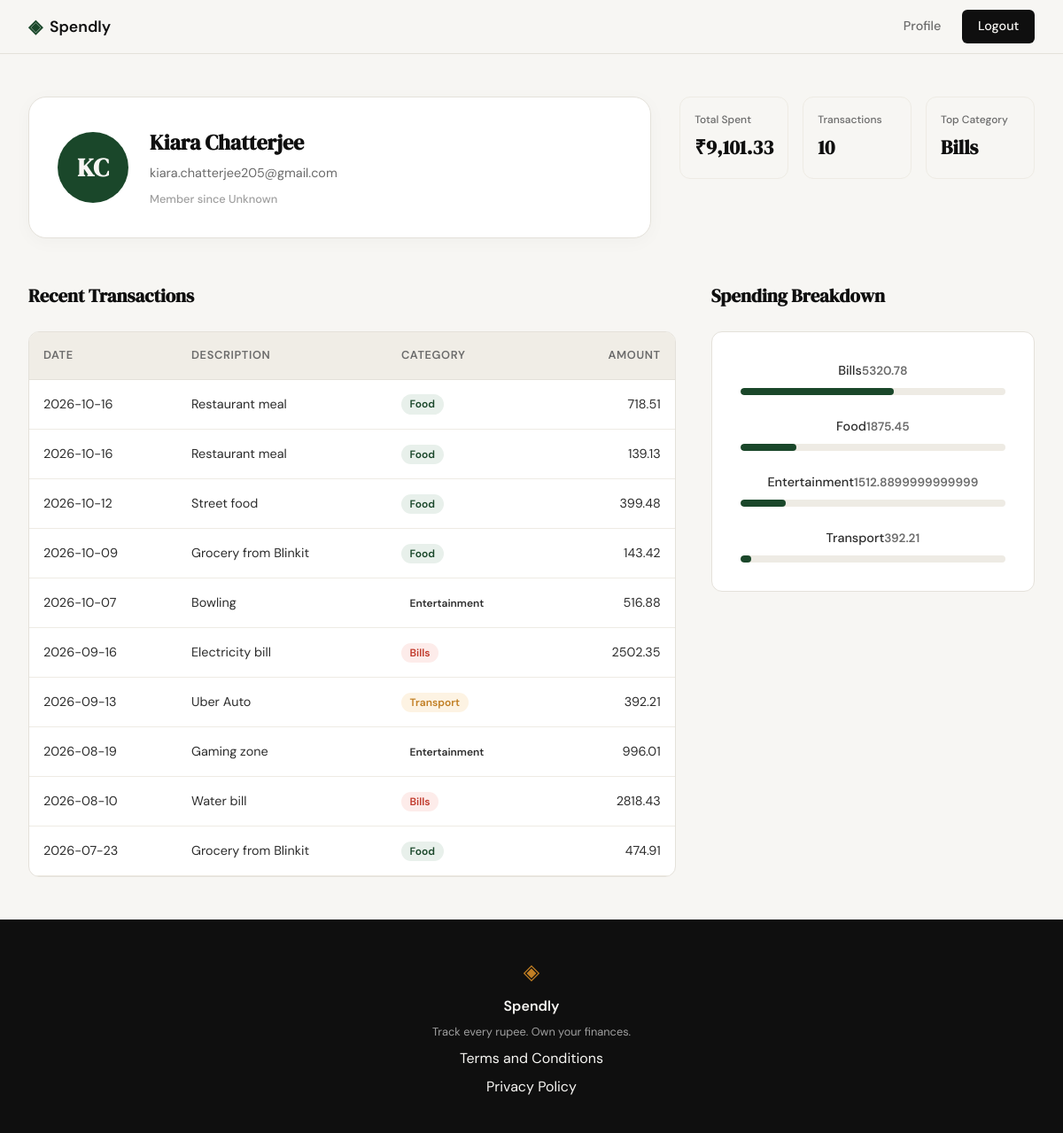
Screenshot of /profile (signed in) with the database file from the repository.
### tables this page shows
CREATE TABLE users (
                id INTEGER PRIMARY KEY AUTOINCREMENT,
                name TEXT NOT NULL,
                email TEXT NOT NULL UNIQUE,
                password TEXT NOT NULL
            );

CREATE TABLE expenses (
                id INTEGER PRIMARY KEY AUTOINCREMENT,
                user_id INTEGER NOT NULL,
                amount REAL NOT NULL,
                category TEXT NOT NULL,
                date TEXT NOT NULL,
                description TEXT,
                FOREIGN KEY (user_id) REFERENCES users (id)
            );

### app.py (the view)
@app.route("/profile")
def profile():
    user_id = session.get("user_id")
    if not user_id:
        flash("Please sign in to view your profile", "error")
        return redirect(url_for("login"))
    user_data = get_user_by_id(user_id)
    if not user_data:
        flash("User not found", "error")
        return redirect(url_for("login"))
    user = {
        "name": user_data["name"],
        "email": user_data["email"],
        "member_since": user_data["member_since"],
        "initials": "".join([n[0].upper() for n in user_data["name"].split()])
    }
    raw_stats = get_summary_stats(user_id)
    stats = {
        "total_spent": f"₹{raw_stats['total_spent']:,.2f}",
        "transaction_count": raw_stats["transaction_count"],
        "top_category": raw_stats["top_category"]
    }
    transactions = get_recent_transactions(user_id)
    categories = get_category_breakdown(user_id)
    return render_template(
        "profile.html",
        user=user,
        stats=stats,
        transactions=transactions,
        categories=categories
    )

### database/db.py (called while the page is built)
def get_db():
    conn = sqlite3.connect(DATABASE_PATH)
    conn.execute("PRAGMA foreign_keys = ON")
    return conn

### database/queries.py (called while the page is built)
def get_user_by_id(user_id):
    with get_db() as conn:
        conn.row_factory = sqlite3.Row
        cursor = conn.cursor()
        cursor.execute(
            "SELECT name, email FROM users WHERE id = ?",
            (user_id,)
        )
        row = cursor.fetchone()
        if row:
            member_since = "Unknown"
            return {
                "name": row["name"],
                "email": row["email"],
                "member_since": member_since
            }
    return None

def get_summary_stats(user_id):
    with get_db() as conn:
        conn.row_factory = sqlite3.Row
        cursor = conn.cursor()
        stats_row = cursor.execute(
            "SELECT SUM(amount) as total, COUNT(*) as count FROM expenses WHERE user_id = ?",
            (user_id,)
        ).fetchone()
        total = stats_row["total"] if stats_row and stats_row["total"] is not None else 0
        count = stats_row["count"] if stats_row else 0
        category_row = cursor.execute(
            "SELECT category FROM expenses WHERE user_id = ? GROUP BY category ORDER BY SUM(amount) DESC LIMIT 1",
            (user_id,)
        ).fetchone()
        top_category = category_row["category"] if category_row else "—"
        return {
            "total_spent": total,
            "transaction_count": count,
            "top_category": top_category
        }

def get_recent_transactions(user_id, limit=10):
    with get_db() as conn:
        conn.row_factory = sqlite3.Row
        cursor = conn.cursor()
        cursor.execute(
            "SELECT date, description, category, amount FROM expenses WHERE user_id = ? ORDER BY date DESC LIMIT ?",
            (user_id, limit)
        )
        rows = cursor.fetchall()
        return [
            {"date": row["date"], "desc": row["description"], "category": row["category"], "amount": row["amount"]}
            for row in rows
        ]

### templates/profile.html (shortened to what this page needs)
{% extends "base.html" %}
{% block head %}
  <link rel="stylesheet" href="{{ url_for('static', filename='css/profile.css') }}">
{% endblock %}
{% block content %}
<div class="profile-container">
    <section class="profile-header">
        <div class="user-card">
            <div class="avatar">{{ user.initials }}</div>
            <div class="user-details">
                <h1>{{ user.name }}</h1>
                <p class="user-email">{{ user.email }}</p>
                <p class="user-meta">Member since {{ user.member_since }}</p>
            </div>
        </div>
        <div class="stats-grid">
            <div class="stat-card">
                <span class="stat-label">Total Spent</span>
                <span class="stat-value">{{ stats.total_spent }}</span>
            </div>
            <div class="stat-card">
                <span class="stat-label">Transactions</span>
                <span class="stat-value">{{ stats.transaction_count }}</span>
            </div>
            <div class="stat-card">
                <span class="stat-label">Top Category</span>
                <span class="stat-value">{{ stats.top_category }}</span>
            </div>
        </div>
    </section>
    <div class="profile-main-grid">
        <section class="history-section">
            <h2>Recent Transactions</h2>
            <div class="table-container">
                <table class="profile-table">
                    <thead>
                        <tr>
                            <th>Date</th>
                            <th>Description</th>
                            <th>Category</th>
                            <th class="text-right">Amount</th>
                        </tr>
                    </thead>
                    <tbody>
                        {% for tx in transactions %}
                        <tr>
                            <td>{{ tx.date }}</td>
                            <td>{{ tx.desc }}</td>
                            <td>
                                <span class="category-badge badge-{{ tx.category|lower }}">
                                    {{ tx.category }}
                                </span>
                            </td>
                            <td class="text-right">{{ tx.amount }}</td>
                        </tr>
                        {% endfor %}
                    </tbody>
                </table>
            </div>
        </section>
        <section class="breakdown-section">
            <h2>Spending Breakdown</h2>
            <div class="category-card">
                {% for cat in categories %}
                <div class="bar-row">
                    <div class="bar-info">
                        <span class="bar-label">{{ cat.name }}</span>
                        <span class="bar-value">{{ cat.amount }}</span>
                    </div>
                    <div class="bar-track">
                        <div class="bar-fill" style="width: {{ cat.percentage }}%"></div>
                    </div>
                </div>
                {% endfor %}
            </div>
        </section>
    </div>
</div>
{% endblock %}

### static/css/style.css (style rules this page uses)
:root { --ink: #0f0f0f; --ink-soft: #2d2d2d; --ink-muted: #6b6b6b; --ink-faint: #a0a0a0; --paper: #f7f6f3; --paper-warm: #f0ede6; --paper-card: #ffffff; --accent: #1a472a; --accent-light: #e8f0eb; --accent-2: #c17f24; --accent-2-light: #fdf3e3; --danger: #c0392b; --danger-light: #fdecea; --border: #e4e1da; --border-soft: #eeebe4; --font-display: 'DM Serif Display', Georgia, serif; --font-body: 'DM Sans', system-ui, sans-serif; --max-width: 1200px; --auth-width: 440px; --radius-sm: 6px; --radius-md: 12px; --radius-lg: 20px; }
*, *::before, *::after { box-sizing: border-box; margin: 0; padding: 0; }
html { font-size: 16px; scroll-behavior: smooth; }
body { background: var(--paper); color: var(--ink); font-family: var(--font-body); font-size: 1rem; line-height: 1.6; -webkit-font-smoothing: antialiased; }
.stat-card { background: var(--paper); border: 1px solid var(--border-soft); padding: 1rem; border-radius: var(--radius-md); display: flex; flex-direction: column; gap: 0.25rem; }
.stat-label { font-size: 0.75rem; color: var(--ink-muted); font-weight: 500; }
.stat-value { font-family: var(--font-display); font-size: 1.4rem; color: var(--ink); font-weight: 600; }
.bar-row { display: grid; grid-template-columns: 80px 1fr; align-items: center; gap: 1rem; }
.bar-label { font-size: 0.85rem; font-weight: 500; color: var(--ink-soft); }
.bar-track { height: 8px; background: var(--border-soft); border-radius: 999px; overflow: hidden; }
.bar-fill { height: 100%; border-radius: 999px; transition: width 0.6s ease; }

### rows the page displays
users: name "Kiara Chatterjee", email "kiara.chatterjee205@gmail.com"
expenses: date "2026-10-16", desc "Restaurant meal", category "Food", amount "718.51"
expenses: date "2026-10-16", desc "Restaurant meal", category "Food", amount "139.13"
expenses: date "2026-10-12", desc "Street food", category "Food", amount "399.48"
expenses: date "2026-10-09", desc "Grocery from Blinkit", category "Food", amount "143.42"
expenses: date "2026-10-07", desc "Bowling", category "Entertainment", amount "516.88"
expenses: date "2026-09-16", desc "Electricity bill", category "Bills", amount "2502.35"
expenses: date "2026-09-13", desc "Uber Auto", category "Transport", amount "392.21", name "Transport", {{ cat.percentage }} 4 (drawn)
expenses: date "2026-08-19", desc "Gaming zone", category "Entertainment", amount "996.01"
expenses: date "2026-08-10", desc "Water bill", category "Bills", amount "2818.43"
expenses: date "2026-07-23", desc "Grocery from Blinkit", category "Food", amount "474.91"

### other values shown
{{ user.initials }} "KC"
{{ user.member_since }} "Unknown"
{{ stats.total_spent }} "₹9,101.33"
{{ stats.transaction_count }} "10"
{{ stats.top_category }} "Bills"
{{ cat.name }} "Bills" "Food" "Entertainment"
{{ cat.amount }} "5320.78" "1875.45" "1512.8899999999999"
